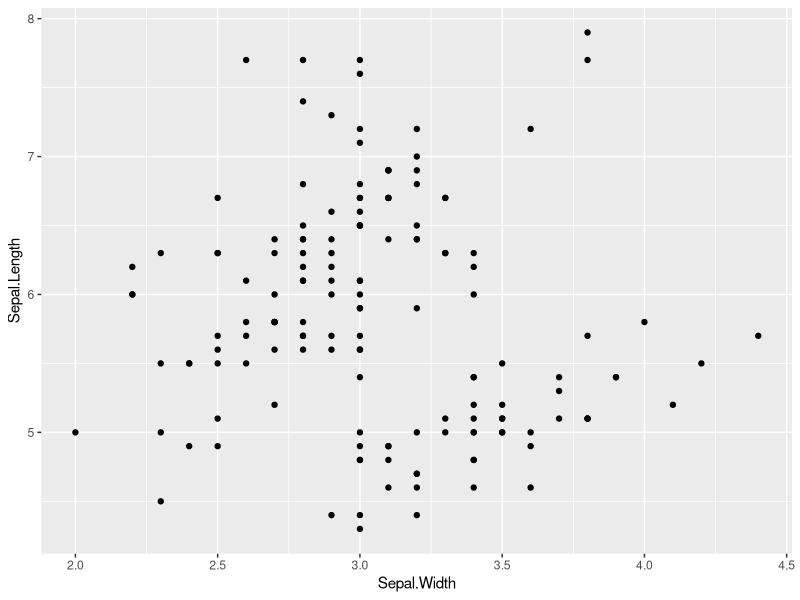
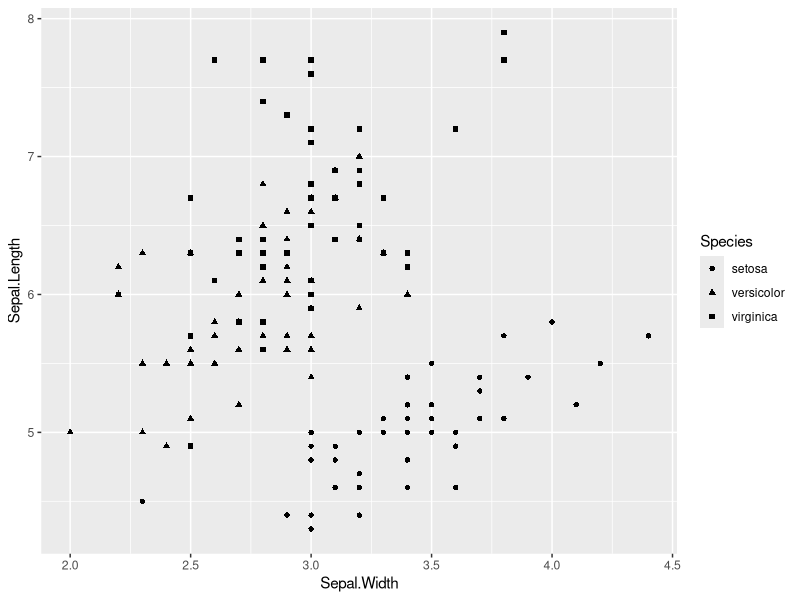
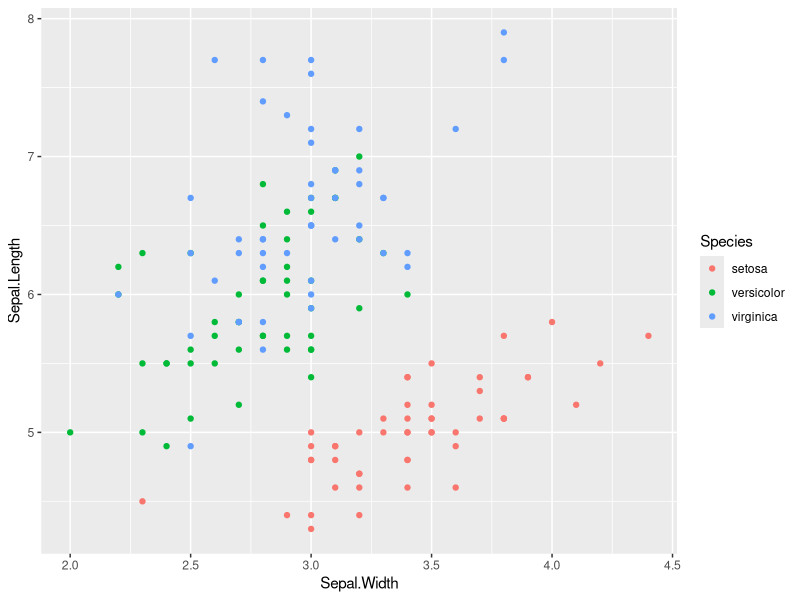
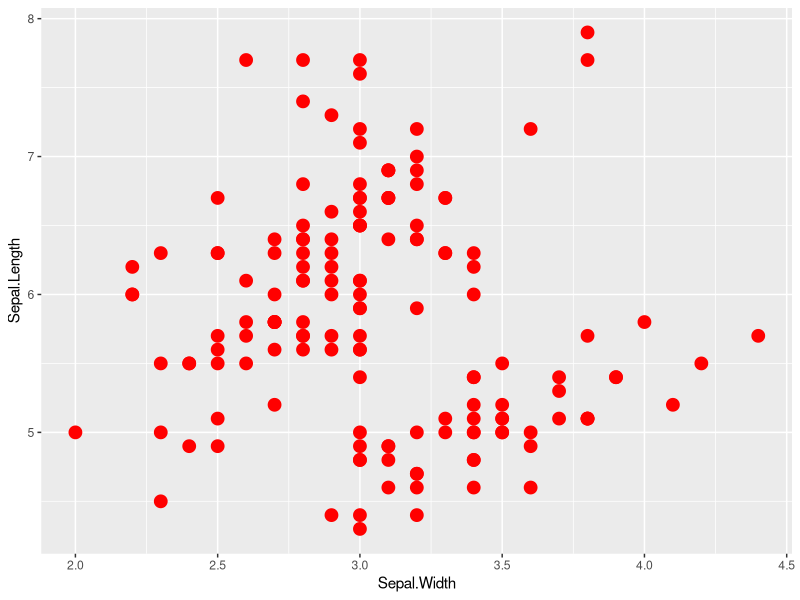
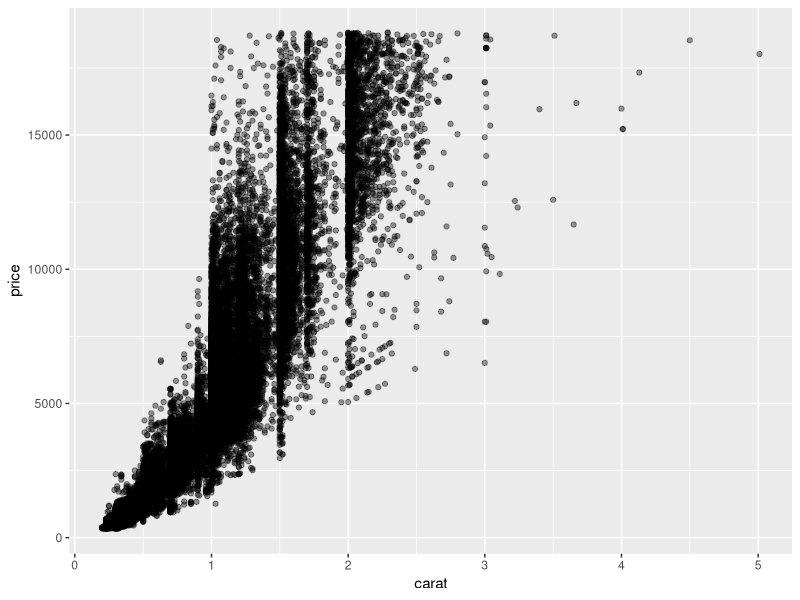
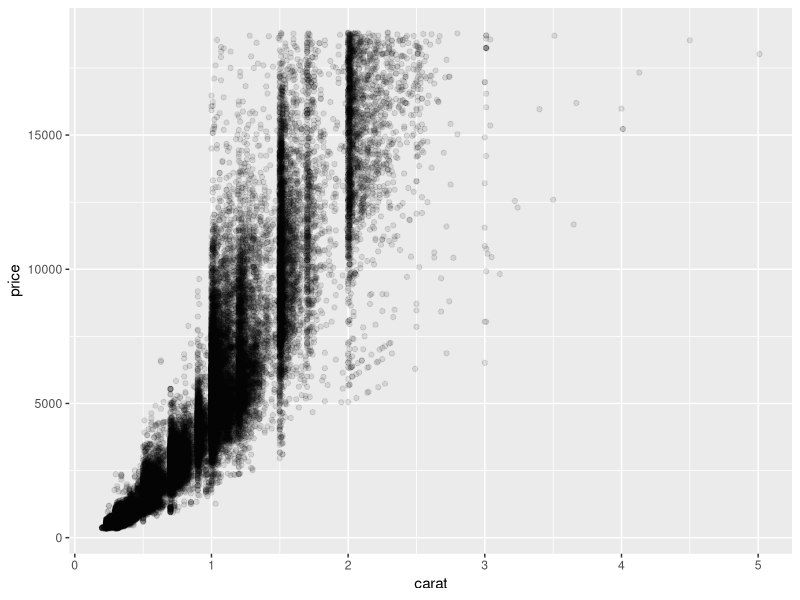
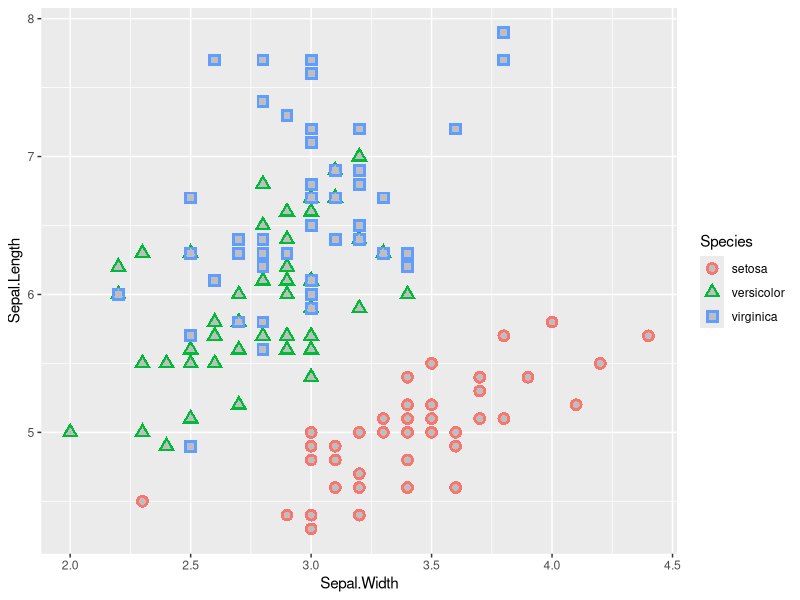
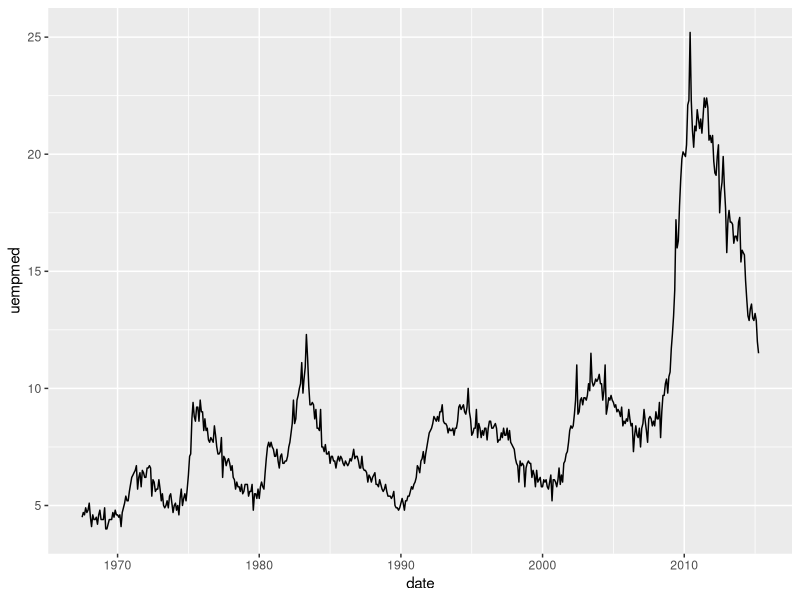

Source code (R) for these figures, in order: (Note: this script raises an error after producing the figures.)
#' ---
#' title: 'ggplot Examples From Adam Wespiser'
#' output:
#'   html_document:
#'     toc: yes
#'   pdf_document:
#'     toc: yes
#' 
#' ---

#' #Set Up
#' Load Libraries for examples
library(ggplot2)
library(plyr)
library(grid)
library(reshape2)
library(gridExtra)


#' # Scatter Plot

ggplot(iris,aes(x=Sepal.Width,y=Sepal.Length)) + geom_point() 



#'# Aesthetic Mappings: 
#' we can map: color, shape to data.frames or arbritrary values

ggplot(iris,aes(x=Sepal.Width,y=Sepal.Length,shape=Species)) + geom_point()
ggplot(iris,aes(x=Sepal.Width,y=Sepal.Length,color=Species)) + geom_point()

#' set aesthetics to fixed values:
ggplot(iris,aes(x=Sepal.Width,y=Sepal.Length)) + geom_point(color="red",size=4)
ggplot(diamonds,aes(x=carat,y=price))+ geom_point(alpha=I(0.4))
ggplot(diamonds,aes(x=carat,y=price))+ geom_point(alpha=I(0.1))

#' geoms can be layered
ggplot(iris,aes(x=Sepal.Width,y=Sepal.Length,color=Species,shape=Species)) + 
  geom_point(size=4) + 
  geom_point(size=2,color="grey")

#'# Line Plot
#' note, the aesthetic mappings work the same
ggplot(economics,aes(x=date,y=uempmed))+geom_line()

#' add a vertical line:
ggplot(economics,aes(x=date,y=uempmed))+ geom_line() + 
  geom_vline(x=as.numeric(as.Date("1986-09-12")))

ggplot(economics,aes(x=date,y=uempmed * pop))+ geom_line() + 
  geom_vline(x=as.numeric(as.Date("1986-09-12")))

#'# Bar Plot
ggplot(mtcars,aes(x=cyl))+geom_bar(binwidth=1) 

#' that looks weird...what's happening? 
#' ans = x scale is numeric, when we want categorical data.
#' for categories, R uses "factors"

ggplot(mtcars,aes(x=factor(cyl)))+geom_bar()

#' color the bars by type
ggplot(mtcars,aes(x=factor(cyl),fill=factor(gear)))+geom_bar()

#' another, better example:
ggplot(diamonds, aes(clarity, fill=cut)) + geom_bar()

#'# Density Plot
ggplot(movies, aes(length))+geom_density()

#' we need to "zoom in" to get a resonable view
#' create distributions of short vs. non-short movies:
ggplot(movies, aes(x=length,fill=factor(Short)))+geom_density() + xlim(0,200)

#' Set transperancy of distro
ggplot(iris, aes(x=Sepal.Width,fill=Species))+geom_density(alpha=I(0.4))

#'# FreqPoly
#' like density, except not normalized to area=1
ggplot(iris, aes(x=Sepal.Width,fill=Species))+geom_freqpoly()

#' let's adjust the bin and line thickness
ggplot(iris, aes(x=Sepal.Width,color=Species))+geom_freqpoly(bin=0.2,size=2)

#'# boxplot 
ggplot(movies[movies$year > 1990,],aes(x=factor(year),y=rating))+geom_boxplot()
ggplot(movies[movies$year > 1990,],aes(x=factor(year),y=rating,fill=factor(Short)))+geom_boxplot()



#'# Path 
#' instead of a line, we can follow each subsequent point to the next...

#' create a random walk:
steps = 500
#' set our reduce function, so we don't have to use loops...
reduceFn = function(x,y)c(x[1]+runif(1)*2 - 1,x)
#' create a function that returns a data.frame with a random walk of "steps" steps
randomWalk  = function(steps)data.frame(x= Reduce(f=reduceFn,1:steps,init=c(1)),
                                        y=  Reduce(f=reduceFn,1:steps,init=c(1)),
                                        index=1:(steps + 1))

#' if you use a line plot, notice that the x values are ordered...
ggplot(randomWalk(1000),aes(x,y,color=index))+geom_line() 


ggplot(randomWalk(1000),aes(x,y,color=index))+geom_path() + geom_point()


#' #Data Labels and Titles


#' ggtitle, xlab, ylab
ggplot(iris,aes(x=Sepal.Width,y=Sepal.Length))+geom_point()+
  ggtitle("Measurement of Flowers")+
  xlab("width (cm)")+
  ylab("length (cm)")


#' #    Themes


#' adjust the background color, tick marks, etc

#'store what we have so far to a variable
iris.plot = ggplot(iris,aes(x=Sepal.Width,y=Sepal.Length,color=Species,shape=Species)) +
  geom_point(size=4) +
  geom_point(size=2,color="grey")+
  ggtitle("Measurement of Flowers")+
  xlab("width (cm)")+
  ylab("length (cm)")

#' plot with...
iris.plot

#' change the background to black and white
iris.plot + theme_bw()

#' some other themes to consider:
iris.plot + theme_classic()
iris.plot + theme_minimal()

#' you can customize the theme and specify features...

iris.plot +
  theme(plot.background = element_rect(fill = "white"),
        panel.background = element_rect(fill = "white"),
        legend.key = element_rect(fill = "white"),
        legend.background = element_rect(colour = "black"),
        panel.grid.minor = element_blank(),
        panel.grid.major = element_line(colour = "lightgrey", linetype = "dotted"),
        axis.line = element_line(),
        axis.text = element_text(colour = "black"))



#'#  Legend Positioning (theme subtopic?)

#' what options do we have for the position of the legend?
#' examples borrowed from: http://www.r-bloggers.com/ggplot2-cheatsheet-for-scatterplots/

g1<-ggplot(mtcars, aes(x = hp, y = mpg)) + geom_point(aes(color=factor(vs)))
#'move legend to the inside
g2 <- g1 + theme(legend.position=c(1,1),legend.justification=c(1,1))
#' move legend to the bottom
g3 <- g1 + theme(legend.position = "bottom")
#' change labels
g4 <- g1 + scale_color_discrete(name ="Engine",
                                labels=c("V-engine", "Straight engine"))

grid.arrange(g2, g3, g4, nrow=1)



#' #    Facets


#' Let's just look at PG, R, and PG-13 rated movies...
mov.df = movies[as.character(movies$mpaa) %in% c("PG","R","PG-13"),]
mov.df$mpaa = mov.df$mpaa[,drop=TRUE]
ggplot(mov.df,aes(x=rating,fill=factor(Short))) +
  geom_density(alpha=I(0.3)) + theme_bw() + 
  facet_wrap(~mpaa)

#' seperate movies by decade, rating: view rating distribution
mov.df$decade = mov.df$year %/% 10 * 10
mov50plus.df = mov.df[mov.df$decade >= 1950,]


#' facet_grid( y ~ x )
ggplot(mov50plus.df, aes(x=rating,fill=factor(Drama))) + 
  geom_density(alpha=I(0.4))+ theme_bw()+
  facet_grid(decade ~ mpaa )


#' #   Grids 


#' Set up two different plots of iris data for two species, and view them 
#' side by side. 
irisSmall.df <- subset(iris, Species != "versicolor")

p1 <- ggplot(irisSmall.df, aes(x= Sepal.Width, y = Sepal.Length)) + geom_point(aes(color=factor(Species)))
p2 <- ggplot(irisSmall.df, aes(x = Petal.Width, y = Petal.Length)) + geom_point(aes(color=factor(Species)))

#' all plots in one row
grid.arrange(p1,p2,nrow=1)

#' all plots in one col
grid.arrange(p1,p2,ncol=1)
#' #    Coordinates
#' coord_flip
#' flip the coords, easier to read x labels... 
ggplot(mov50plus.df,aes(x=factor(year),y=length))+geom_boxplot()+theme_bw()
ggplot(mov50plus.df,aes(x=factor(year),y=length))+geom_boxplot()+theme_bw() + coord_flip()

#' coord_polar
#' How many teams do baseball players play for?
playerTeam.df = ddply(baseball,.(id),function(df)length(unique(df$team)))
teamsPerPlayer.df = as.data.frame(table(playerTeam.df$V1))

colnames(teamsPerPlayer.df) = c("teamsPlayedFor","numberOfPlayers")
teamsPerPlayer.df$teamsPlayedFor = as.numeric(teamsPerPlayer.df$teamsPlayedFor)
ggplot(teamsPerPlayer.df,aes(x=factor(1),y=numberOfPlayers,fill=factor(teamsPlayedFor))) +
  geom_bar(stat="identity") + 
  theme_bw() + 
  coord_polar(theta="y")

#' coord_trans
#' apply a transform to your coordinates, simpler than applying it to the data...
ct.plot = ggplot(diamonds, aes(carat,price))+geom_point(alpha=I(0.1),size=1)+
  theme_bw()
ct.plot
ct.plot + scale_y_log10()
ct.plot + scale_x_log10()
ct.plot + coord_trans(x="log10",y="log10")

#'# change the axis ticks w/ labels
ct.plot + scale_y_continuous(breaks= seq(0,20000,by=2500))+
  scale_x_continuous(breaks= seq(0,5,by=0.5))


#' #    Color/Fill


#' note: different scales are used for discrete and continuous data 

#' scale_color_manual for discrete data
scm.plot = ggplot(iris,aes(x=Sepal.Length,y=Sepal.Width,color=factor(Species))) + geom_point(size=3)+
  theme_bw()

#' automatic assignment
scm.plot + scale_color_manual(values=c("black","red","blue")) 
#' specify colors and assignment to factor values
scm.plot + scale_color_manual(values=c("setosa"= "black","versicolor"= "red","virginica"= "blue"))

#' scale_colour_gradient for continuous data
ggplot(baseball,aes(x=hr,y=rbi,color=h))+ geom_point()+
  theme_bw() + 
  scale_colour_gradient(low="red",high="green")

#' scale_colour_gradientn provides smoothing over multiple color values...
sin.df <-data.frame(x=1:1000,y=sin(1:1000),rr=1:1000 - (2*pi)*(1:1000 %/% 2*pi))
ggplot(sin.df,aes(x,y,color=rr))+geom_point(size=2)+theme_bw()+
  scale_colour_gradientn(colours=c("black","yellow","blue"))

scgn.plot = ggplot(baseball,aes(x=hr,y=rbi,color=h))+ geom_point()+ theme_bw()  
scgn.plot + scale_color_gradientn(colours=rainbow(7))

#' you can cycle through the colors for better resolution
scgn.plot + scale_color_gradientn(colours=rep(rainbow(10),2))

#' scale_colour_brewer, offers a set of nice palettes for discrete coloring:
ggplot(iris,aes(x=Sepal.Length,y=Sepal.Width,color=Species))+geom_point(size=3)+scale_colour_brewer(palette="Set1")+theme_bw()

#' scale_fill_* works the same as the scale_colour_*, and is used when the geom is "filled" instead of "colored"

#' (note this change from factor to integer is improper)
teamsPerPlayer.df$teamsPlayedForInt = 1:12

ggplot(teamsPerPlayer.df,aes(x=factor(1),y=numberOfPlayers,fill=teamsPlayedForInt)) +
  geom_bar(stat="identity") +
  theme_bw() +
  coord_polar(theta="y")+
  scale_fill_gradientn(colours=rainbow(10))


#' we can try again using discrete values to get proper labels...
ggplot(teamsPerPlayer.df,aes(x=factor(1),y=numberOfPlayers,fill=factor(teamsPlayedFor))) +
  geom_bar(stat="identity") +
  theme_bw() +
  coord_polar(theta="y")+
  scale_fill_manual(values=rainbow(12),guide= guide_legend(ncol = 4,byrow=TRUE))+
  theme(legend.position = "top",
        panel.grid.minor.y = element_line(colour = "grey"),
        panel.grid.major.y = element_line(colour = "grey"),
        axis.text.x = element_text(size=rel(1.5)),
        axis.text.y = element_blank(),
        panel.border = element_blank(),
        axis.ticks.y = element_blank()) + 
  scale_y_discrete(limits= seq(0,1228,by=100))+
  xlab("")


#' #  Advanced Examples


#' 1 
#' objective: look at the variance and mean of samples of discrete data
#' approach: create a function that initiates the dataset, then returns a
#' function whose arguments set the plot window
makePlotFunction <-function(size,fun,mean,range,rangeLower=2){
  df<-as.data.frame(t(as.matrix(
    sapply(floor(runif(size)*(range))+ rangeLower,
           function(x){vec<-sapply(fun(x,mean),floor);
                       c(mean(vec),var(vec),length(vec))}))))#end of data.frame
  colnames(df)<-c("mean","variance","n");
  function(pMin,pMax,xVec,yVec){
    df$pSize = as.numeric(df$n)
    ggplot(df,aes(x=mean,y=variance,color=factor(n),size=pSize))+
      geom_point()+
      scale_size(range = c(pMin,pMax))+
      theme_bw()+
      xlim(xVec)+
      ylim(yVec)}}

#' set the function
f1= makePlotFunction(size=10000,fun=rnorm,mean=2,range=80,rangeLower=100)
f1(xVec=c(1,2),yVec=c(0,2),pMin=2.2,pMax=0.2)
f1(xVec=c(1.4,1.6),yVec=c(1.1,1.4),pMin=2.2,pMax=0.2)

#'# Mosiac Plot
library(MASS)
data(caith)

#' melt function :: wide data.frame -> long data.frame
caith.melt= melt(
  cbind(as.data.frame(caith),
        row=rownames(caith)),
  id.var=c("row"))

#' rename the columns
colnames(caith.melt) = c("eyeColor","hairColor","proportion")

ggplot(caith.melt ,aes(x=eyeColor,y=proportion,fill=hairColor,color=hairColor)) +
  geom_bar(position="fill",stat="identity",size=1) + 
  scale_fill_manual(values=c(topo.colors(4),topo.colors(1))) + 
  theme_bw() + 
  scale_color_manual(values=rep("black",6))

#'# Mandelbrot set
normIter3 = function(n,z,P=2,N=200){n - log( (log(abs(z),base=N)),base=P) }
iterate.until.escape <- function(z, c, trans, cond, max=50, response=dwell) {
  #we iterate all active points in the same array operation,
  #and keeping track of which points are still iterating.
  active <- seq_along(z)
  dwell <- z
  dwell[] <- 0
  for (i in 1:max) {
    z[active] <- trans(z[active], c[active]);
    survived <- cond(z[active])
    dwell[active[!survived]] <- normIter3(i, z[active[!survived]])
    #dwell[active[!survived]] <- i
    active <- active[survived]
    if (length(active) == 0) break
  }
  eval(substitute(response))
}


getArrayZoom <- function(re.vec=c(-2,1),im.vec=c(-1.5,1.5),max=25,len=500){
  re = seq(re.vec[1], re.vec[2], len=len)
  im = seq(im.vec[1], im.vec[2], len=len)
  c <- outer(re, im, function(x,y) complex(real=x, imaginary=y))
  x <- iterate.until.escape(array(0, dim(c)), c,  
                            function(z,c)z^2+c, 
                            function(z)abs(z) <= 2,                
                            max=max) # was 100
  melt(x)
}

xRel = c(-2,0.5)
yImg = c(-1.5,1.5)

ggplot(getArrayZoom(re.vec=xRel,
                    im.vec=yImg),
       aes(Var1,Var2,fill=as.numeric(value))) +
  geom_raster() + 
  scale_fill_gradientn(colours=c("black",(rainbow(7)),na.value="black")) + 
  theme_minimal()+
  xlab("pixels of Real values")+
  ylab("imaginary values")

ggplot(getArrayZoom(re.vec=c(-0.11,-.09),im.vec=c(0.95,0.965)), aes(Var1,Var2,fill=as.numeric(value)^(1/1))) + 
  geom_raster() + 
  scale_fill_gradientn(colours=rainbow(7),na.value="black") + 
  theme_minimal()





